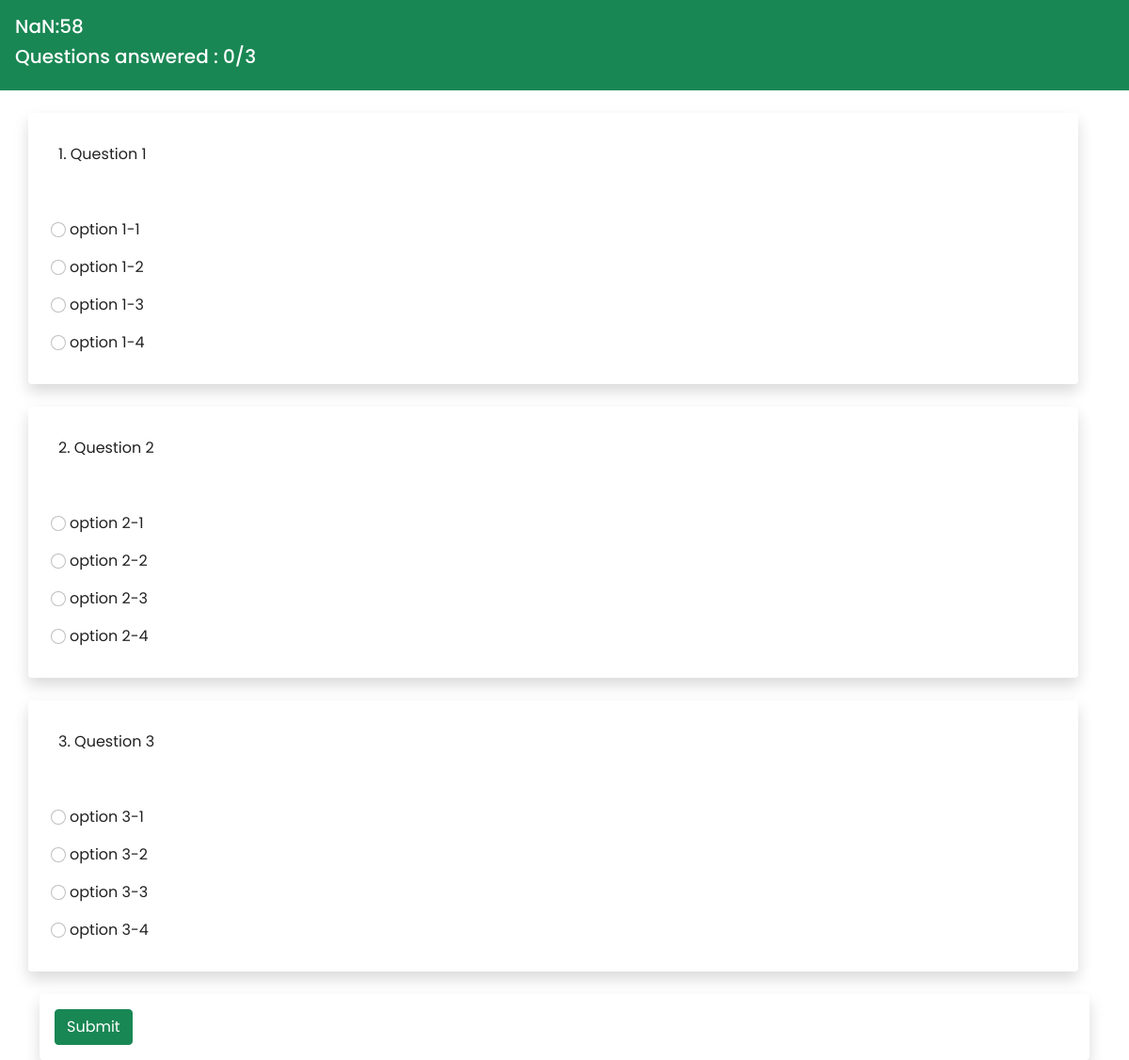
Screenshot of /public/php/TestTaking.php?code=vC0yLBdz (signed in) with the database file from the repository.
### tables this page shows
CREATE TABLE `tblquestions` (
  `ID` int(11) NOT NULL,
  `TestCode` varchar(10) DEFAULT NULL,
  `question` char(100) DEFAULT NULL,
  `option1` varchar(40) NOT NULL,
  `option2` varchar(40) NOT NULL,
  `option3` varchar(40) NOT NULL,
  `option4` varchar(40) NOT NULL,
  `correctedOption` char(50) DEFAULT NULL,
  `score` int(11) DEFAULT NULL
);

### server/database.php (called while the page is built, shortened)
<?php
function ConnectToDatabase($dbname)
{
    $servername = 'localhost';
    $username = 'root';
    $conn = new mysqli($servername, $username, '', $dbname);
    return $conn;
}
function getQuestion($code)
{
    $conn = ConnectToDatabase('examdb');
    $query = 'select * from tblquestions where testcode = \'' . $code . '\'';
    $result = $conn->query($query);
    if (!empty($result) && $result->num_rows > 0) {
        $query_result = array();
        while ($row = $result->fetch_assoc()) {
            array_push($query_result, $row);
        };
        return $query_result;
    } else return null;
}

### public/php/TestTaking.php (the view, shortened to what this page needs)
<?php
include("../../server/database.php");
$testCode = $_GET['code'];
$questions = getQuestion($testCode);
$test = getTestCode($testCode);
?>
<!DOCTYPE html>
<html lang="en">
<head>
</head>
<body>
    <div class="col-md-12 bg-success p-3" style="position: fixed; top : 0; color:white;">
        <h5 id='timer'><?php echo $test['testDuration']; ?></h5>
        <h5 id='answered'><?php echo count($questions) ?></h5>
    </div>
    <br>
    <br>
    <br>
    <br>
    <br>
    <div class="container justify-content-center" id='container'>
        <?php
        echo "<form action='../../server/GradeTest.php?code=" . $testCode . "' method='post' id='test-form'>";
        $num = 1;
        foreach ($questions as $question) {
            echo "<div class = 'col-md-12 shadow rounded p-3 mb-4 row'>";
            echo "<div class = 'col-md-12'>";
            echo "<p>" . $num . ". " . $question['question'] . "</p><br>";
            echo "</div>";
            echo "<p class='ml-3'><input type = 'radio' class='form-check-input' id = 'choosedoption' value = 'a' name = 'choosedoption" . $num . "'> " . $question['option1'] . " </p>";
            echo "<p class='ml-3'><input type = 'radio' class='form-check-input' id = 'choosedoption' value = 'b' name = 'choosedoption" . $num . "'> " . $question['option2'] . " </p>";
            echo "<p class='ml-3'><input type = 'radio' class='form-check-input' id = 'choosedoption' value = 'c' name = 'choosedoption" . $num . "'> " . $question['option3'] . " </p>";
            echo "<p class='ml-3'><input type = 'radio' class='form-check-input' id = 'choosedoption' value = 'd' name = 'choosedoption" . $num . "'> " . $question['option4'] . " </p>";
            echo "</div>";
            $num++;
        }
        echo "<div class='col-md-12 shadow rounded p-3'>";
        echo "<button type='submit' class='btn btn-success'>Submit</button>";
        echo "</div>";
        echo "</form>";
        ?>
    </div>
</body>
</html>

### public/css/style.css (style rules this page uses)
html, body { height: 100%; width: 100%; font-family: 'Poppins', sans-serif; color: #222; }
[class*="col-"] { padding: 1rem; }

### rows the page displays
tblquestions: question "Question 1", option1 "option 1-1", option2 "option 1-2", option3 "option 1-3", option4 "option 1-4"
tblquestions: question "Question 2", option1 "option 2-1", option2 "option 2-2", option3 "option 2-3", option4 "option 2-4"
tblquestions: question "Question 3", option1 "option 3-1", option2 "option 3-2", option3 "option 3-3", option4 "option 3-4"

### other values shown
count($questions) "3"
